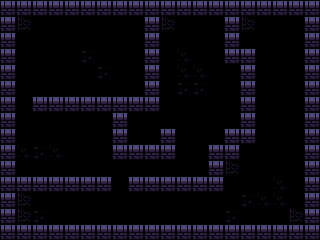

A level layout from a 2D game, rendered from its tile map. Below: a short description, then the map file with its tile-grid data intact:
An orthogonal 20x15 tile map with 16x16 px tiles, 4 tile layers (Background, Background_deco, Walls, Frontground).

<map version="1.10" tiledversion="1.12.2" orientation="orthogonal" renderorder="right-down" width="20" height="15" tilewidth="16" tileheight="16" infinite="0" nextlayerid="6" nextobjectid="1">
 <properties>
  <property name="idSala" type="int" value="0" />
 </properties>
 <tileset firstgid="1" source="Dungeon.tsx" />
 <layer id="1" name="Background" width="20" height="15">
  <data encoding="csv">
255,255,255,255,255,255,255,255,255,255,255,255,255,255,255,255,255,255,255,255,
255,255,255,255,255,255,255,255,255,255,255,255,255,255,255,255,255,255,255,255,
255,255,255,255,255,255,255,255,255,255,255,255,255,255,255,255,255,255,255,255,
255,255,255,255,255,255,255,255,255,255,255,255,255,255,255,255,255,255,255,255,
255,255,255,255,255,255,255,255,255,255,255,255,255,255,255,255,255,255,255,255,
255,255,255,255,255,255,255,255,255,255,255,255,255,255,255,255,255,255,255,255,
255,255,255,255,255,255,255,255,255,255,255,255,255,255,255,255,255,255,255,255,
255,255,255,255,255,255,255,255,255,255,255,255,255,255,255,255,255,255,255,255,
255,255,255,255,255,255,255,255,255,255,255,255,255,255,255,255,255,255,255,255,
255,255,255,255,255,255,255,255,255,255,255,255,255,255,255,255,255,255,255,255,
255,255,255,255,255,255,255,255,255,255,255,255,255,255,255,255,255,255,255,255,
255,255,255,255,255,255,255,255,255,255,255,255,255,255,255,255,255,255,255,255,
255,255,255,255,255,255,255,255,255,255,255,255,255,255,255,255,255,255,255,255,
255,255,255,255,255,255,255,255,255,255,255,255,255,255,255,255,255,255,255,255,
255,255,255,255,255,255,255,255,255,255,255,255,255,255,255,255,255,255,255,255
</data>
 </layer>
 <layer id="2" name="Background_deco" width="20" height="15">
  <data encoding="csv">
0,0,0,0,0,0,0,0,0,0,0,0,0,0,0,0,0,0,0,0,
0,363,0,0,0,0,0,0,0,0,363,0,0,0,0,363,0,0,0,0,
0,0,0,0,0,0,0,0,0,0,0,0,0,0,0,0,0,0,0,0,
0,0,0,0,0,273,0,0,0,0,0,275,0,0,0,0,0,0,0,0,
0,0,0,0,0,0,273,0,0,0,0,275,275,0,0,0,0,0,0,0,
0,0,0,0,0,0,0,0,0,0,0,273,273,0,0,0,0,0,0,0,
0,0,0,0,0,0,0,0,0,0,0,0,0,0,0,0,0,0,0,0,
0,0,0,0,0,0,0,0,0,0,0,0,0,0,0,0,0,0,0,0,
0,0,0,0,0,0,0,0,0,0,0,0,0,0,0,0,0,0,0,0,
0,275,273,275,0,0,0,0,0,0,0,0,0,0,0,0,0,0,0,0,
0,0,0,0,0,0,0,0,0,0,0,0,0,0,363,0,0,0,0,0,
0,0,0,0,0,0,0,0,0,0,0,0,0,0,0,0,0,275,0,0,
0,363,0,0,0,0,0,0,0,0,0,0,0,0,0,273,275,275,0,0,
0,363,273,0,0,0,0,0,0,0,0,0,0,0,273,0,0,0,363,0,
0,0,0,0,0,0,0,0,0,0,0,0,0,0,0,0,0,0,0,0
</data>
 </layer>
 <layer id="3" name="Walls" width="20" height="15">
  <data encoding="csv">
290,290,290,290,290,290,290,290,290,290,290,290,290,290,290,290,290,290,290,290,
290,0,0,0,0,0,0,0,0,290,0,0,0,0,290,0,0,0,0,290,
290,0,0,0,0,0,0,0,0,290,0,0,0,0,290,0,0,0,0,290,
290,0,0,0,0,0,0,0,0,290,0,0,0,0,290,290,0,0,0,290,
290,0,0,0,0,0,0,0,0,290,0,0,0,0,0,290,0,0,0,290,
290,0,0,0,0,0,0,0,0,290,0,0,0,0,0,290,0,0,0,290,
290,0,290,290,290,290,290,290,290,290,0,0,0,0,0,290,0,0,0,290,
290,0,0,0,0,0,0,290,0,0,0,0,0,0,0,290,0,0,0,290,
290,0,0,0,0,0,0,290,0,0,290,0,0,0,290,290,0,0,0,290,
290,0,0,0,0,0,0,290,290,290,290,0,0,290,290,0,0,0,0,290,
290,0,0,0,0,0,0,0,0,0,0,0,0,290,0,0,0,0,0,290,
290,290,290,290,290,290,290,0,290,290,290,290,290,290,0,0,0,0,0,290,
290,0,0,0,0,0,0,0,0,0,0,0,0,0,0,0,0,0,0,290,
290,0,0,0,0,0,0,0,0,0,0,0,0,0,0,0,0,0,0,290,
290,290,290,290,290,290,290,290,290,290,290,290,290,290,290,290,290,290,290,290
</data>
 </layer>
 <layer id="4" name="Frontground" width="20" height="15">
  <data encoding="csv">
0,0,0,0,0,0,0,0,0,0,0,0,0,0,0,0,0,0,0,0,
0,0,0,0,0,0,0,0,0,0,0,0,0,0,0,0,0,0,0,0,
0,0,0,0,0,0,0,0,0,0,0,0,0,0,0,0,0,0,0,0,
0,0,0,0,0,0,0,0,0,0,0,0,0,0,0,0,0,0,0,0,
0,0,0,0,0,0,0,0,0,0,0,0,0,0,0,0,0,0,0,0,
0,0,0,0,0,0,0,0,0,0,0,0,0,0,0,0,0,0,0,0,
0,0,0,0,0,0,0,0,0,0,0,0,0,0,0,0,0,0,0,0,
0,0,0,0,0,0,0,0,0,0,0,0,0,0,0,0,0,0,0,0,
0,0,0,0,0,0,0,0,0,0,0,0,0,0,0,0,0,0,0,0,
0,0,0,0,0,0,0,0,0,0,0,0,0,0,0,0,0,0,0,0,
0,0,0,0,0,0,0,0,0,0,0,0,0,0,0,0,0,0,0,0,
0,0,0,0,0,0,0,0,0,0,0,0,0,0,0,0,0,0,0,0,
0,0,0,0,0,0,0,0,0,0,0,0,0,0,0,0,0,0,0,0,
0,0,0,0,0,0,0,0,0,0,0,0,0,0,0,0,0,0,0,0,
0,0,0,0,0,0,0,0,0,0,0,0,0,0,0,0,0,0,0,0
</data>
 </layer>
</map>
